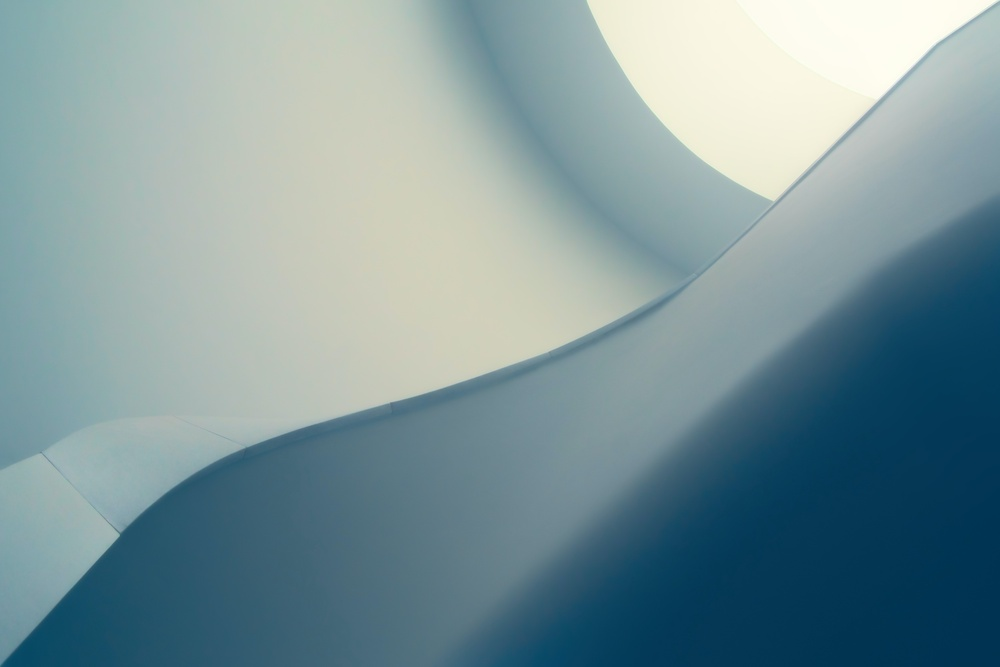
#> input picture pexels-johannes-plenio-1103970.jpg, 1000 x 667 px, shrunk from 5363 x 3575 before the run
$ python -i sketch.py   (imports and definitions only)
#> lines starting #> are read from the running program, lines starting #| are printed output that depends on the picture
#> further down, picture is the input picture: shape (667, 1000, 3); mean B, G, R 153.9, 148.9, 123.3
import cv2

def create_sketch(img):

    grey_img = cv2.cvtColor(img, cv2.COLOR_BGR2GRAY)
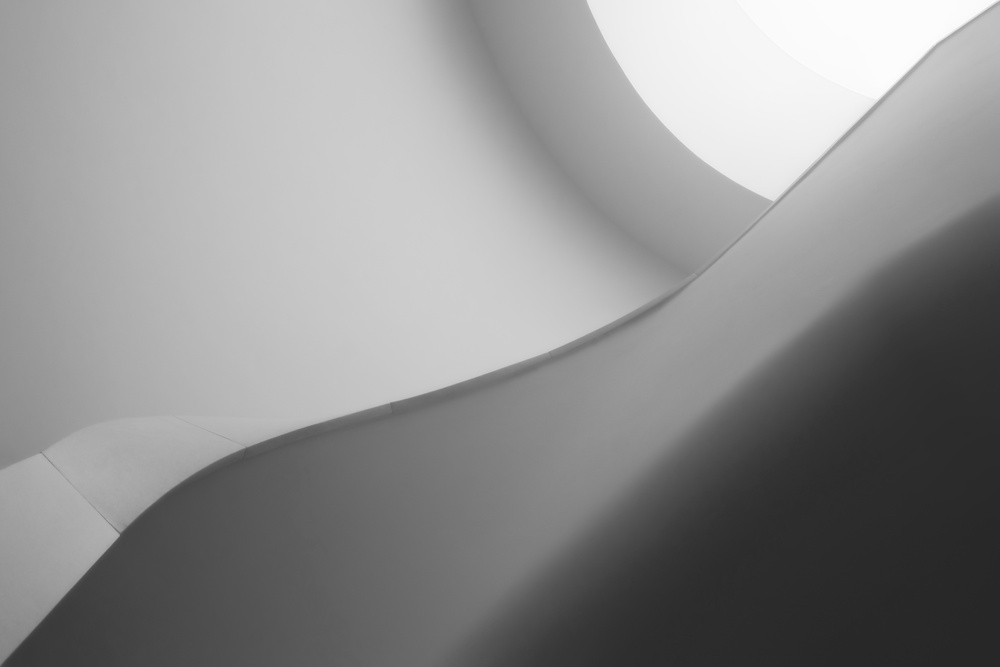
#> grey_img: shape (667, 1000); min 39, max 254, mean 141.8
    invert = cv2.bitwise_not(grey_img)
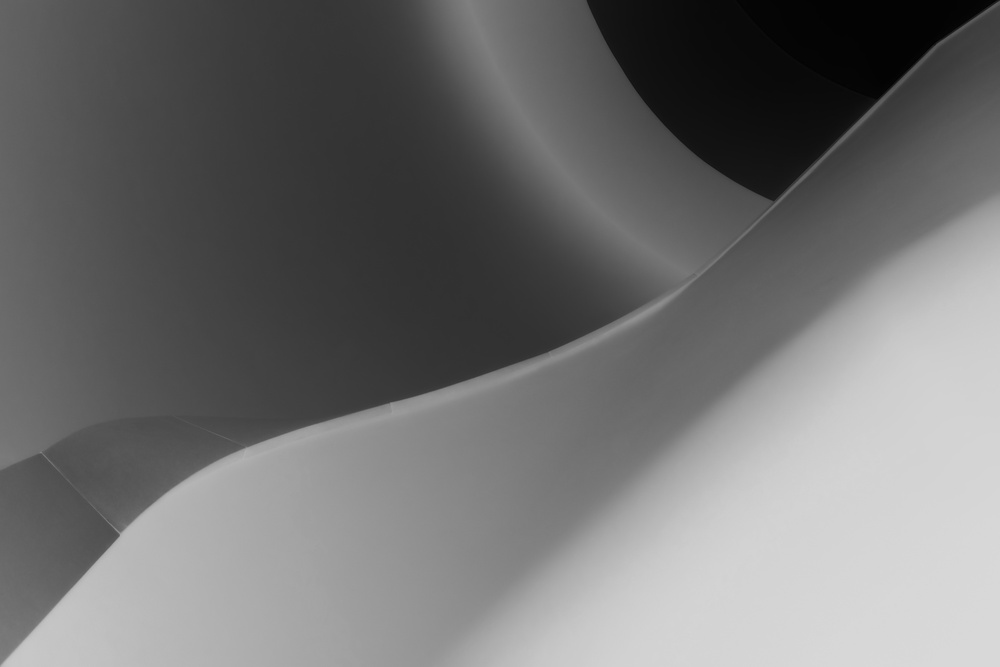
#> invert: shape (667, 1000); min 1, max 216, mean 113.2
    blur = cv2.GaussianBlur(invert, (21, 21), 0)
    invertedblur = cv2.bitwise_not(blur)
    sketch = cv2.divide(grey_img, invertedblur, scale=256.0)
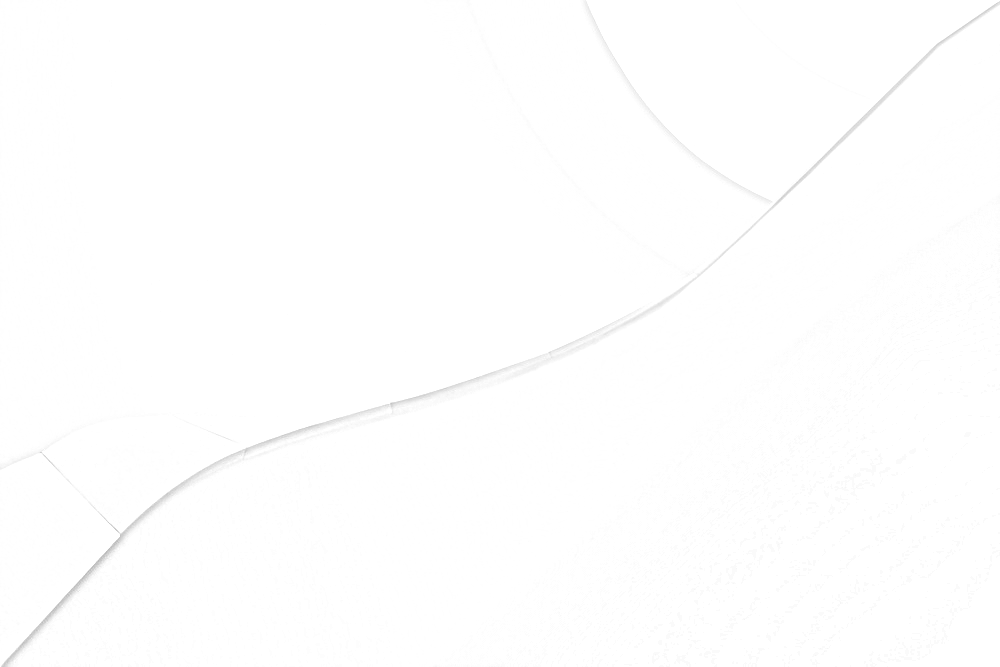
#> sketch: shape (667, 1000); min 181, max 255, mean 254.5

    return sketch

>>> import cv2
>>> picture = cv2.imread('pexels-johannes-plenio-1103970.jpg')
>>> result = create_sketch(picture)
